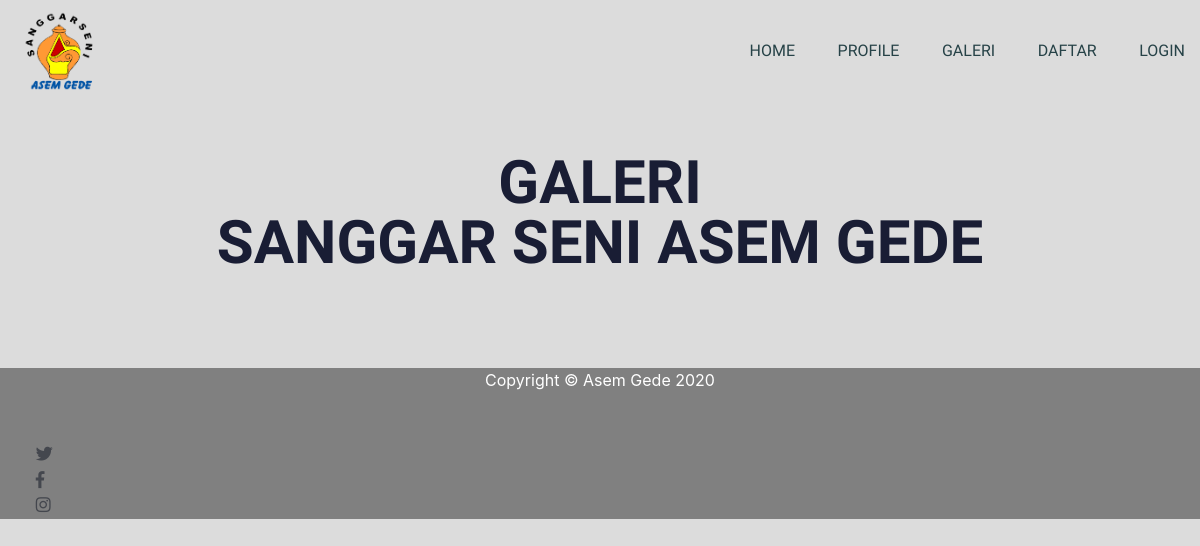
The page /index.php/page/galeri on the database as committed earlier.
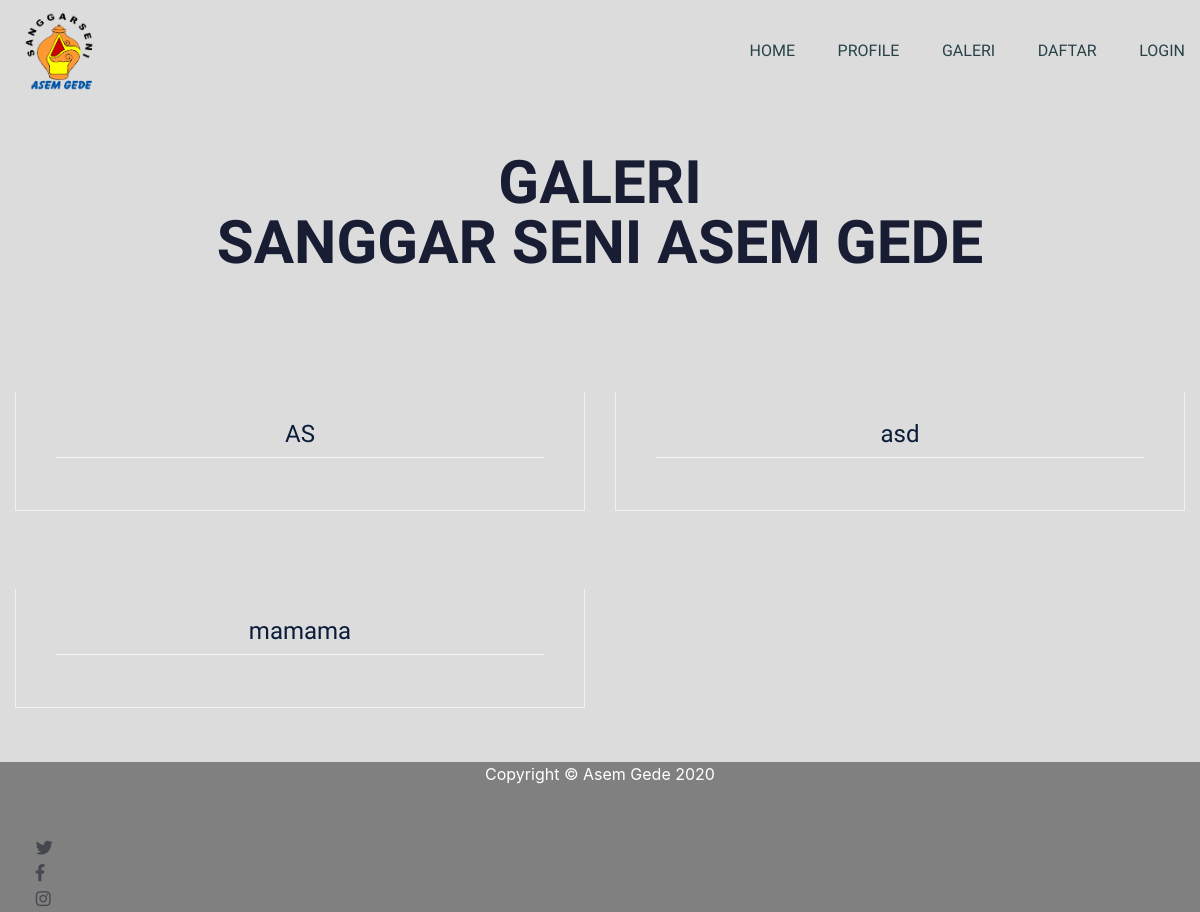
The same page on the database as committed later.
### tables this page shows
CREATE TABLE `galeri` (
  `id` int(10) NOT NULL,
  `foto` varchar(255) NOT NULL,
  `keterangan` varchar(255) NOT NULL
);

### application/controllers/Page.php (called while the page is built, shortened)
<?php
class Page extends CI_Controller {
	public function galeri()
	{
		$data['title'] = "Galeri";
		$this->load->model('ModelGaleri');
		$data['galeri'] = $this->ModelGaleri->getAllGaleri();
		$this->load->view('public/start', $data);
		$this->load->view('public/galeri', $data);
		$this->load->view('public/end');
	}
}

### index.php (called while the page is built, shortened)
<?php
require_once BASEPATH.'core/CodeIgniter.php';

### application/models/ModelGaleri.php (called while the page is built, shortened)
<?php
class ModelGaleri extends CI_model {
  public function getAllGaleri(){
      return $this->db->get('galeri')->result_array();
  }
}

### application/views/public/galeri.php (the view, shortened to what this page needs)
<main>
        <div class="favourite-place pt-padding " id="galeri">
            <div class="container">
                <div class="row">
                    <div class="col-lg-12">
                        <div class="section-tittle text-center">
                            <h2>GALERI <br> SANGGAR SENI ASEM GEDE</h2>
                        </div>
                    </div>
                </div>
                <div class="row text-center">
                <?php foreach ($galeri as $gl): ?>
                    <div class="col-lg-6 col-sm-6 mb-4">
                        <div class="single-place mb-30">
                            <div class="place-img">
                            </div>
                            <div class="place-cap">
                                <div class="place-cap-top text-center">
                                    <h4><?=$gl['keterangan'];?></h4>
                                </div>
                            </div>
                        </div>
                    </div>
                <?php endforeach; ?>
                </div>
            </div>
        </div>
         <footer>
        <div class="footer-area " style="background-color: grey">
            <div class="row">
                 <div class="container">
                    <div class="row align-items-center">
                        <div class="col-lg-12 text-lg-center" style="color: white">Copyright &copy; Asem Gede <?=date('Y')?></div>
                        <br>
                        <div class="row pt-padding">
                            <div class="col-xl-5 col-lg-5 col-md-5">
                                <div class="footer-social f-right col-lg-4 my-3 my-lg-0 ">
                                    <a href="#"><i class="fab fa-twitter"></i></a>
                                    <a href="#"><i class="fab fa-facebook-f"></i></a>
                                    <a href="#"><i class="fab fa-instagram"></i></a>
                                </div>
                            </div>
                    </div>
                </div>
            </div>
        </div>
        </footer>
    </main>

Rows that differ between the two databases and show on the page:
added galeri: keterangan "AS"
added galeri: keterangan "asd"
added galeri: keterangan "mamama"
